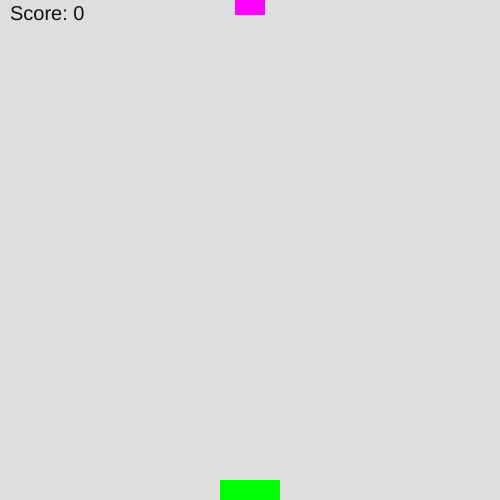
Frame 1 (no input)
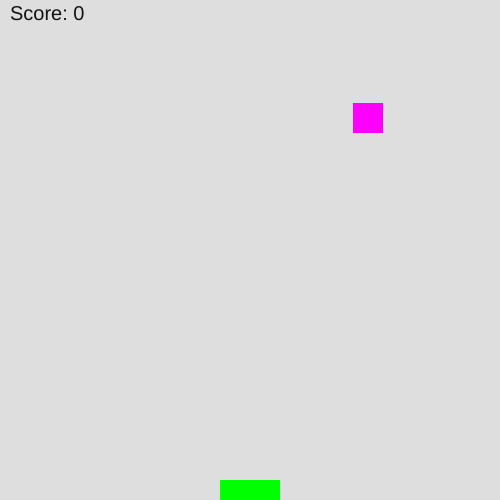
Frame 60 (no input)
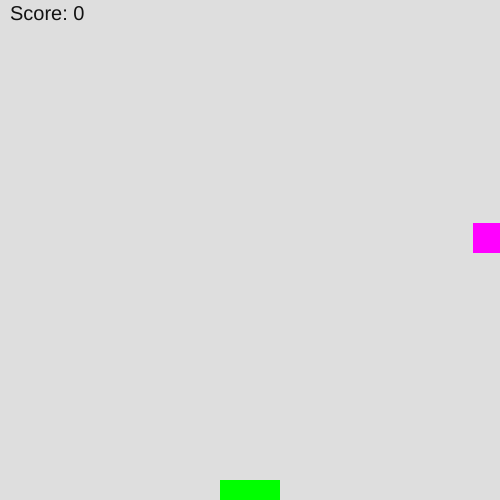
Frame 120 (the mouse pressed at the canvas centre since frame 60)

The p5.js sketch that drew these frames (run headless with seeded random() and noise() and a simulated clock; from frame 60 on, the mouse is pressed at the canvas centre):

// p5.js sketch
// ── sketch.js
let xPos = 250;
let yPos = 0;
let xSpeed = 2;
let ySpeed = 2;
let score = 0;

function setup() {
    createCanvas(500, 500);
    noStroke();
    rectMode(CENTER);
}

function draw() {
    background(222);

    // draw goal
    fill(0, 255, 0);
    rect(250, 490, 60, 20);

    // draw ball
    fill(255, 0, 255);
    rect(xPos, yPos, 30,30);

    // draw score
    fill(18);
    textSize(20);
    text("Score: " + score, 10, 20)

    // check if in goal
    if (xPos + 15 >= 220 && xPos - 15 <= 280 && yPos + 15 >= 480 && yPos - 15 <= 500) {
        score++;
        // reset position and speed
        xPos = random(15, 485);
        yPos = 0;
        xSpeed = random(-5, 5);
        ySpeed = random(0, 10);
    }

    // move forward
    xPos += xSpeed;
    yPos += ySpeed;

    // wrap around if boundary exceeded
    if (xPos < 0) {
        xPos = 500;
    }
    if (xPos > 500) {
        xPos = 0;
    }
    if (yPos > 500) {
        yPos = 0;
        score--;
    }
}

function mouseClicked() {
    xSpeed = random(-5, 5);
    ySpeed = random(0, 5);
}
